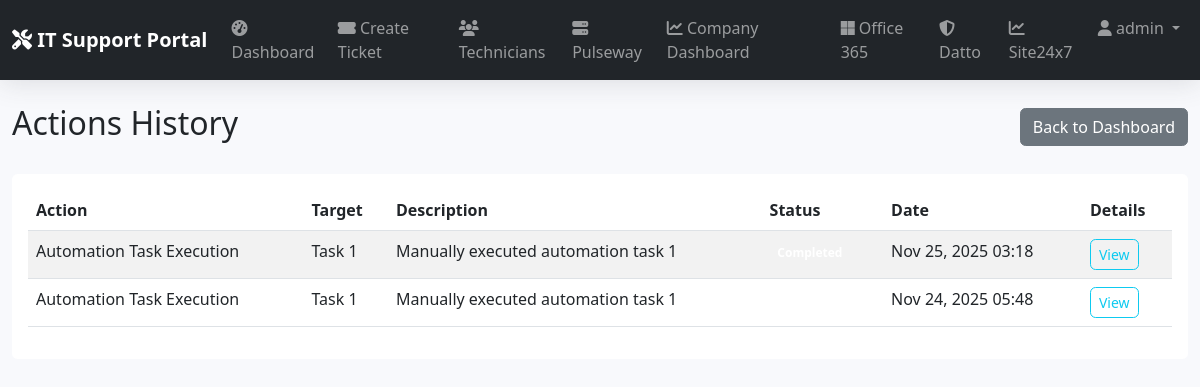
Screenshot of /pulseway/actions/ (signed in) with the database file from the repository.
### pulseway/models.py (models this page shows, shortened)
class PulsewayAction(models.Model):
    ACTION_TYPES = [
        ('script', 'Script Execution'),
        ('patch', 'Patch Installation'),
        ('reboot', 'Device Reboot'),
        ('site_create', 'Site Creation'),
        ('site_update', 'Site Update'),
        ('site_delete', 'Site Deletion'),
        ('group_create', 'Group Creation'),
        ('group_update', 'Group Update'),
        ('group_delete', 'Group Deletion'),
        ('automation_create', 'Automation Task Creation'),
        ('automation_run', 'Automation Task Execution'),
    ]
    STATUS_CHOICES = [
        ('pending', 'Pending'),
        ('running', 'Running'),
        ('completed', 'Completed'),
        ('failed', 'Failed'),
    ]
    user = models.ForeignKey(User, on_delete=models.CASCADE)
    action_type = models.CharField(max_length=20, choices=ACTION_TYPES)
    target_id = models.CharField(max_length=100)  # Device ID, Site ID, etc.
    target_name = models.CharField(max_length=200)
    description = models.TextField()
    status = models.CharField(max_length=20, choices=STATUS_CHOICES, default='pending')
    created_at = models.DateTimeField(auto_now_add=True)
    updated_at = models.DateTimeField(auto_now=True)
    result = models.JSONField(null=True, blank=True)
    class Meta:
        ordering = ['-created_at']

### pulseway/views.py (the view)
# urls.py: path('actions/', views.actions_history, name='actions_history'),
@login_required
def actions_history(request):
    actions = PulsewayAction.objects.filter(user=request.user)
    return render(request, 'pulseway/actions_history.html', {'actions': actions})

### templates/pulseway/actions_history.html (shortened to what this page needs)
{% extends 'base.html' %}
{% block content %}
<div class="container-fluid">
    <div class="row">
        <div class="col-md-12">
            <div class="d-flex justify-content-between align-items-center mb-4">
                <h2>Actions History</h2>
                <a href="{% url 'pulseway:dashboard' %}" class="btn btn-secondary">Back to Dashboard</a>
            </div>
            <div class="card">
                <div class="card-body">
                    {% if actions %}
                        <div class="table-responsive">
                            <table class="table table-striped">
                                <thead>
                                    <tr>
                                        <th>Action</th>
                                        <th>Target</th>
                                        <th>Description</th>
                                        <th>Status</th>
                                        <th>Date</th>
                                        <th>Details</th>
                                    </tr>
                                </thead>
                                <tbody>
                                    {% for action in actions %}
                                    <tr>
                                        <td>{{ action.get_action_type_display }}</td>
                                        <td>{{ action.target_name }}</td>
                                        <td>{{ action.description }}</td>
                                        <td>
                                            <span class="badge badge-{% if action.status == 'completed' %}success{% elif action.status == 'failed' %}danger{% elif action.status == 'running' %}warning{% else %}secondary{% endif %}">
                                            </span>
                                        </td>
                                        <td>{{ action.created_at|date:"M d, Y H:i" }}</td>
                                        <td>
                                            {% if action.result %}
                                                <button class="btn btn-sm btn-outline-info" onclick="showDetails('{{ action.id }}')">View</button>
                                            {% else %}
                                                <span class="text-muted">N/A</span>
                                            {% endif %}
                                        </td>
                                    </tr>
                                    {% endfor %}
                                </tbody>
                            </table>
                        </div>
                    {% else %}
                        <div class="alert alert-info">
                            <h5>No actions found</h5>
                            <p>No actions have been performed yet.</p>
                        </div>
                    {% endif %}
                </div>
            </div>
        </div>
    </div>
</div>
{% endblock %}

### templates/base.html (shortened to what this page needs)
<!DOCTYPE html>
<html lang="en">
<head>
    <link href="https://cdn.jsdelivr.net/npm/bootstrap@5.3.0/dist/css/bootstrap.min.css" rel="stylesheet">
    <link href="https://cdnjs.cloudflare.com/ajax/libs/font-awesome/6.4.0/css/all.min.css" rel="stylesheet">
</head>
<body>
    <nav class="navbar navbar-expand-lg navbar-dark bg-dark shadow">
        <div class="container-fluid">
            <a class="navbar-brand" href="{% url 'dashboard' %}">
                <i class="fas fa-tools"></i> IT Support Portal
            </a>
            {% if user.is_authenticated %}
            <div class="collapse navbar-collapse" id="navbarNav">
                <ul class="navbar-nav ms-auto">
                    <li class="nav-item">
                        <a class="nav-link" href="{% url 'dashboard' %}">
                            <i class="fas fa-tachometer-alt"></i> Dashboard
                        </a>
                    </li>
                    <li class="nav-item">
                        <a class="nav-link" href="{% url 'create_ticket' %}">
                            <i class="fas fa-ticket-alt"></i> Create Ticket
                        </a>
                    </li>
                    <li class="nav-item">
                        <a class="nav-link" href="{% url 'technicians' %}">
                            <i class="fas fa-users"></i> Technicians
                        </a>
                    </li>
                    <li class="nav-item">
                        <a class="nav-link" href="{% url 'pulseway:dashboard' %}">
                            <i class="fas fa-server"></i> Pulseway
                        </a>
                    </li>
                    <li class="nav-item">
                        <a class="nav-link" href="{% url 'pulseway:company_dashboard' %}">
                            <i class="fas fa-chart-line"></i> Company Dashboard
                        </a>
                    </li>
                    <li class="nav-item">
                        <a class="nav-link" href="{% url 'office365:dashboard' %}">
                            <i class="fab fa-microsoft"></i> Office 365
                        </a>
                    </li>
                    <li class="nav-item">
                        <a class="nav-link" href="/datto/">
                            <i class="fas fa-shield-alt"></i> Datto
                        </a>
                    </li>
                    <li class="nav-item">
                        <a class="nav-link" href="/site24x7/">
                            <i class="fas fa-chart-line"></i> Site24x7
                        </a>
                    </li>
                    <li class="nav-item dropdown">
                        <a class="nav-link dropdown-toggle" href="#" role="button" data-bs-toggle="dropdown">
                            <i class="fas fa-user"></i> {{ user.username }}
                        </a>
                    </li>
                </ul>
            </div>
            {% endif %}
        </div>
    </nav>
    <main class="py-4">
        {% block content %}
        {% endblock %}
    </main>
</body>
</html>

### templates/base.html (style rules this page uses)
body { background-color: #f8f9fc; }
.navbar-brand { font-weight: 600; }
.card { border: none; border-radius: 0.35rem; }
.shadow { box-shadow: 0 0.15rem 1.75rem 0 rgba(58, 59, 69, 0.15) !important; }
.btn { border-radius: 0.35rem; font-weight: 500; }
.table th { border-top: none; font-weight: 600; }

### rows the page displays
PulsewayAction: action_type "Automation Task Execution", target_name "Task 1", description "Manually executed automation task 1", created_at "Nov 25, 2025 03:18"
PulsewayAction: action_type "Automation Task Execution", target_name "Task 1", description "Manually executed automation task 1", created_at "Nov 24, 2025 05:48"

### other values shown
{{ user.username }} "admin"
